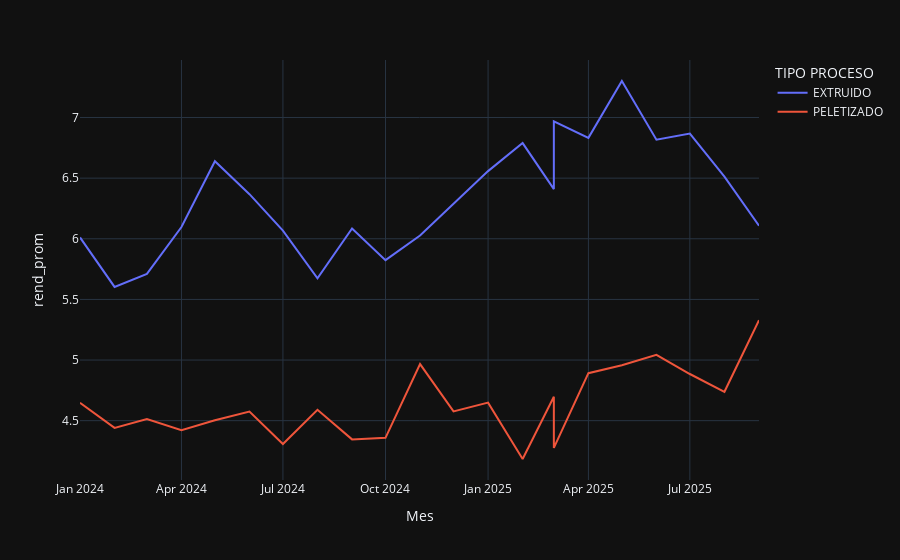

Here is the notebook cell this chart was saved with:
### Code cell
fig = px.line(
    df_filter_group_process,
    x="Mes",
    y="rend_prom",
    color="TIPO PROCESO",
)

fig.show()

### Figure 1 — Plotly figure (JSON) as saved in the notebook; plotly's stock layout.template omitted (floating-point values rounded to 4 significant figures)
{"data": [{"hovertemplate": "TIPO PROCESO=EXTRUIDO<br>Mes=%{x}<br>rend_prom=%{y}<extra></extra>", "legendgroup": "EXTRUIDO", "line": {"color": "#636efa", "dash": "solid"}, "marker": {"symbol": "circle"}, "mode": "lines", "name": "EXTRUIDO", "orientation": "v", "showlegend": true, "type": "scatter", "x": ["2024-01", "2024-02", "2024-03", "2024-04", "2024-05", "2024-06", "2024-07", "2024-08", "2024-09", "2024-10", "2024-11", "2024-12", "2025-01", "2025-02", "2025-03", "2025-03", "2025-04", "2025-05", "2025-06", "2025-07", "2025-08", "2025-09"], "xaxis": "x", "y": [6.011, 5.603, 5.71, 6.097, 6.639, 6.368, 6.067, 5.674, 6.085, 5.824, 6.027, 6.287, 6.558, 6.789, 6.41, 6.969, 6.832, 7.301, 6.817, 6.867, 6.512, 6.108], "yaxis": "y"}, {"hovertemplate": "TIPO PROCESO=PELETIZADO<br>Mes=%{x}<br>rend_prom=%{y}<extra></extra>", "legendgroup": "PELETIZADO", "line": {"color": "#EF553B", "dash": "solid"}, "marker": {"symbol": "circle"}, "mode": "lines", "name": "PELETIZADO", "orientation": "v", "showlegend": true, "type": "scatter", "x": ["2024-01", "2024-02", "2024-03", "2024-04", "2024-05", "2024-06", "2024-07", "2024-08", "2024-09", "2024-10", "2024-11", "2024-12", "2025-01", "2025-02", "2025-03", "2025-03", "2025-04", "2025-05", "2025-06", "2025-07", "2025-08", "2025-09"], "xaxis": "x", "y": [4.648, 4.441, 4.513, 4.421, 4.503, 4.576, 4.307, 4.59, 4.346, 4.358, 4.967, 4.577, 4.649, 4.184, 4.697, 4.275, 4.892, 4.958, 5.043, 4.885, 4.738, 5.328], "yaxis": "y"}], "layout": {"legend": {"title": {"text": "TIPO PROCESO"}, "tracegroupgap": 0}, "margin": {"t": 60}, "xaxis": {"anchor": "y", "domain": [0, 1], "title": {"text": "Mes"}}, "yaxis": {"anchor": "x", "domain": [0, 1], "title": {"text": "rend_prom"}}}}
